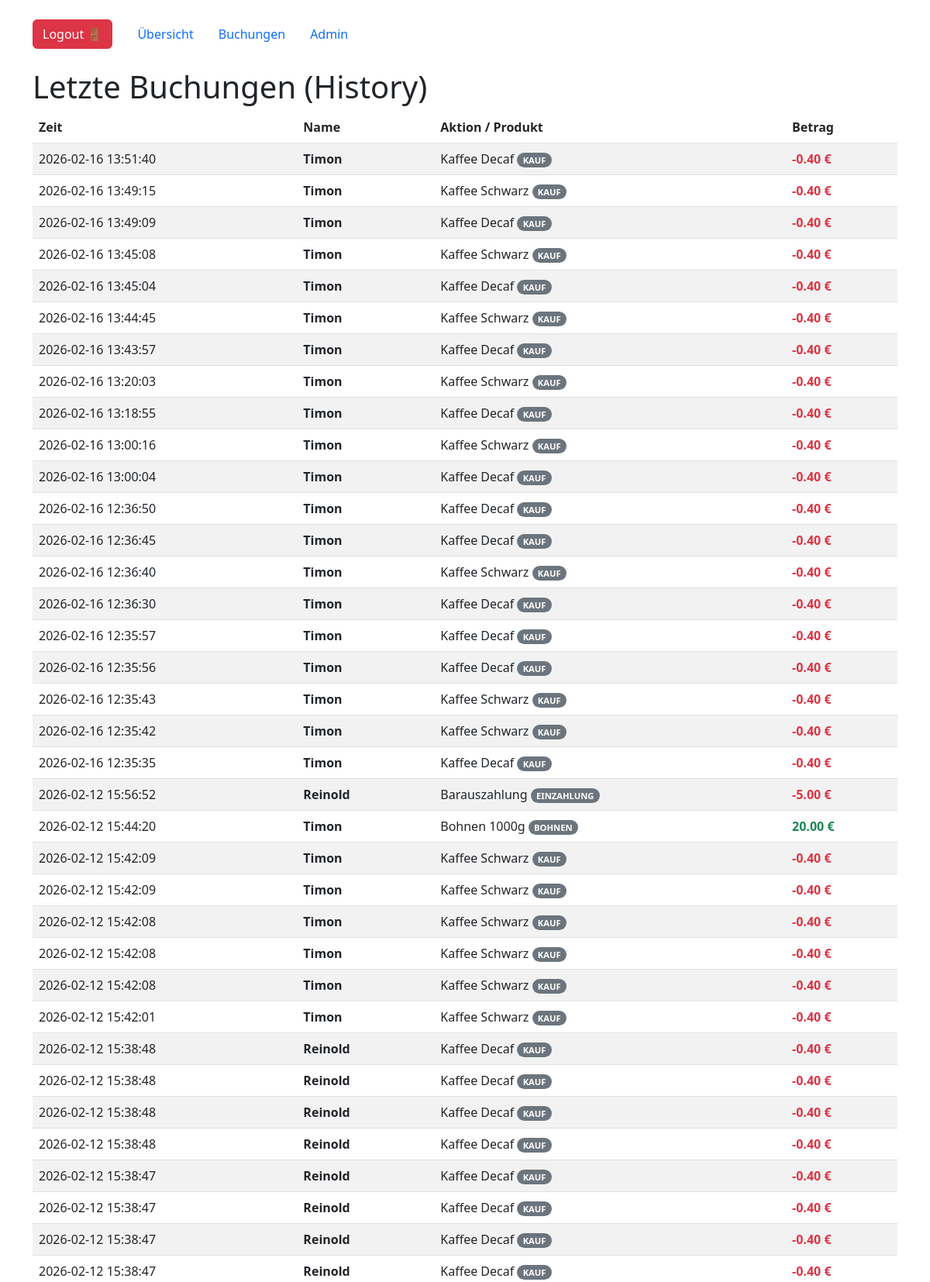
Screenshot of /history (signed in, upper part) with the database file from the repository.
### tables this page shows
CREATE TABLE transaktionen (
                    id INTEGER PRIMARY KEY AUTOINCREMENT,
                    user_id INTEGER,
                    typ TEXT,
                    beschreibung TEXT,
                    betrag REAL,
                    zeitstempel DATETIME DEFAULT CURRENT_TIMESTAMP,
                    FOREIGN KEY(user_id) REFERENCES users(id)
                );

CREATE TABLE users (
                    id INTEGER PRIMARY KEY AUTOINCREMENT,
                    name TEXT NOT NULL UNIQUE,
                    rfid_uid TEXT UNIQUE,
                    password_hash TEXT,
                    is_admin INTEGER DEFAULT 0,
                    saldo REAL DEFAULT 0.0
                );

### app.py (the view)
@app.route('/history')
@login_required
def history():
    conn = get_db()
    buchungen = conn.execute('''
        SELECT t.zeitstempel, u.name, t.beschreibung, t.betrag, t.typ
        FROM transaktionen t
        JOIN users u ON t.user_id = u.id
        ORDER BY t.zeitstempel DESC LIMIT 50
    ''').fetchall()
    conn.close()
    return render_template('history.html', buchungen=buchungen)

### app.py (called while the page is built)
def get_db():
    conn = sqlite3.connect(DB_NAME)
    conn.row_factory = sqlite3.Row
    return conn

@login_manager.user_loader
def load_user(user_id):
    conn = get_db()
    u = conn.execute("SELECT * FROM users WHERE id = ?", (user_id,)).fetchone()
    conn.close()
    if u:
        return User(u['id'], u['name'], u['is_admin'], u['saldo'])
    return None

### templates/history.html
{% extends 'base.html' %}
{% block content %}
    <h1>Letzte Buchungen (History)</h1>
    <div class="table-responsive">
        <table class="table table-striped table-hover">
            <thead>
                <tr>
                    <th>Zeit</th>
                    <th>Name</th>
                    <th>Aktion / Produkt</th>
                    <th>Betrag</th>
                </tr>
            </thead>
            <tbody>
                {% for buchung in buchungen %}
                <tr>
                    <td>{{ buchung['zeitstempel'] }}</td>
                    <td><strong>{{ buchung['name'] }}</strong></td>
                    <td>
                        {{ buchung['beschreibung'] }}
                        <span class="badge rounded-pill bg-secondary" style="font-size: 0.7em;">
                            {{ buchung['typ'] }}
                        </span>
                    </td>
                    <td class="{{ 'text-danger' if buchung['betrag'] < 0 else 'text-success' }}">
                        <strong>{{ "%.2f"|format(buchung['betrag']) }} €</strong>
                    </td>
                </tr>
                {% endfor %}
            </tbody>
        </table>
    </div>
{% endblock %}

### rows the page displays
transaktionen: zeitstempel "2026-02-16 13:51:40", name "Timon", beschreibung "Kaffee Decaf", typ "KAUF", betrag "-0.40"
transaktionen: zeitstempel "2026-02-16 13:49:15", name "Timon", beschreibung "Kaffee Schwarz", typ "KAUF", betrag "-0.40"
transaktionen: zeitstempel "2026-02-16 13:49:09", name "Timon", beschreibung "Kaffee Decaf", typ "KAUF", betrag "-0.40"
transaktionen: zeitstempel "2026-02-16 13:45:08", name "Timon", beschreibung "Kaffee Schwarz", typ "KAUF", betrag "-0.40"
transaktionen: zeitstempel "2026-02-16 13:45:04", name "Timon", beschreibung "Kaffee Decaf", typ "KAUF", betrag "-0.40"
transaktionen: zeitstempel "2026-02-16 13:44:45", name "Timon", beschreibung "Kaffee Schwarz", typ "KAUF", betrag "-0.40"
transaktionen: zeitstempel "2026-02-16 13:43:57", name "Timon", beschreibung "Kaffee Decaf", typ "KAUF", betrag "-0.40"
transaktionen: zeitstempel "2026-02-16 13:20:03", name "Timon", beschreibung "Kaffee Schwarz", typ "KAUF", betrag "-0.40"
transaktionen: zeitstempel "2026-02-16 13:18:55", name "Timon", beschreibung "Kaffee Decaf", typ "KAUF", betrag "-0.40"
transaktionen: zeitstempel "2026-02-16 13:00:16", name "Timon", beschreibung "Kaffee Schwarz", typ "KAUF", betrag "-0.40"
transaktionen: zeitstempel "2026-02-16 13:00:04", name "Timon", beschreibung "Kaffee Decaf", typ "KAUF", betrag "-0.40"
transaktionen: zeitstempel "2026-02-16 12:36:50", name "Timon", beschreibung "Kaffee Decaf", typ "KAUF", betrag "-0.40"
transaktionen: zeitstempel "2026-02-16 12:36:45", name "Timon", beschreibung "Kaffee Decaf", typ "KAUF", betrag "-0.40"
transaktionen: zeitstempel "2026-02-16 12:36:40", name "Timon", beschreibung "Kaffee Schwarz", typ "KAUF", betrag "-0.40"
transaktionen: zeitstempel "2026-02-16 12:36:30", name "Timon", beschreibung "Kaffee Decaf", typ "KAUF", betrag "-0.40"
transaktionen: zeitstempel "2026-02-16 12:35:57", name "Timon", beschreibung "Kaffee Decaf", typ "KAUF", betrag "-0.40"
transaktionen: zeitstempel "2026-02-16 12:35:56", name "Timon", beschreibung "Kaffee Decaf", typ "KAUF", betrag "-0.40"
transaktionen: zeitstempel "2026-02-16 12:35:43", name "Timon", beschreibung "Kaffee Schwarz", typ "KAUF", betrag "-0.40"
transaktionen: zeitstempel "2026-02-16 12:35:42", name "Timon", beschreibung "Kaffee Schwarz", typ "KAUF", betrag "-0.40"
transaktionen: zeitstempel "2026-02-16 12:35:35", name "Timon", beschreibung "Kaffee Decaf", typ "KAUF", betrag "-0.40"
transaktionen: zeitstempel "2026-02-12 15:56:52", name "Reinold", beschreibung "Barauszahlung", typ "EINZAHLUNG", betrag "-5.00"
transaktionen: zeitstempel "2026-02-12 15:44:20", name "Timon", beschreibung "Bohnen 1000g", typ "BOHNEN", betrag "20.00"
transaktionen: zeitstempel "2026-02-12 15:42:09", name "Timon", beschreibung "Kaffee Schwarz", typ "KAUF", betrag "-0.40"
transaktionen: zeitstempel "2026-02-12 15:42:09", name "Timon", beschreibung "Kaffee Schwarz", typ "KAUF", betrag "-0.40"
transaktionen: zeitstempel "2026-02-12 15:42:08", name "Timon", beschreibung "Kaffee Schwarz", typ "KAUF", betrag "-0.40"
transaktionen: zeitstempel "2026-02-12 15:42:08", name "Timon", beschreibung "Kaffee Schwarz", typ "KAUF", betrag "-0.40"
transaktionen: zeitstempel "2026-02-12 15:42:08", name "Timon", beschreibung "Kaffee Schwarz", typ "KAUF", betrag "-0.40"
transaktionen: zeitstempel "2026-02-12 15:42:01", name "Timon", beschreibung "Kaffee Schwarz", typ "KAUF", betrag "-0.40"
transaktionen: zeitstempel "2026-02-12 15:38:48", name "Reinold", beschreibung "Kaffee Decaf", typ "KAUF", betrag "-0.40"
transaktionen: zeitstempel "2026-02-12 15:38:48", name "Reinold", beschreibung "Kaffee Decaf", typ "KAUF", betrag "-0.40"
transaktionen: zeitstempel "2026-02-12 15:38:48", name "Reinold", beschreibung "Kaffee Decaf", typ "KAUF", betrag "-0.40"
transaktionen: zeitstempel "2026-02-12 15:38:48", name "Reinold", beschreibung "Kaffee Decaf", typ "KAUF", betrag "-0.40"
transaktionen: zeitstempel "2026-02-12 15:38:47", name "Reinold", beschreibung "Kaffee Decaf", typ "KAUF", betrag "-0.40"
transaktionen: zeitstempel "2026-02-12 15:38:47", name "Reinold", beschreibung "Kaffee Decaf", typ "KAUF", betrag "-0.40"
transaktionen: zeitstempel "2026-02-12 15:38:47", name "Reinold", beschreibung "Kaffee Decaf", typ "KAUF", betrag "-0.40"
transaktionen: zeitstempel "2026-02-12 15:38:47", name "Reinold", beschreibung "Kaffee Decaf", typ "KAUF", betrag "-0.40"
